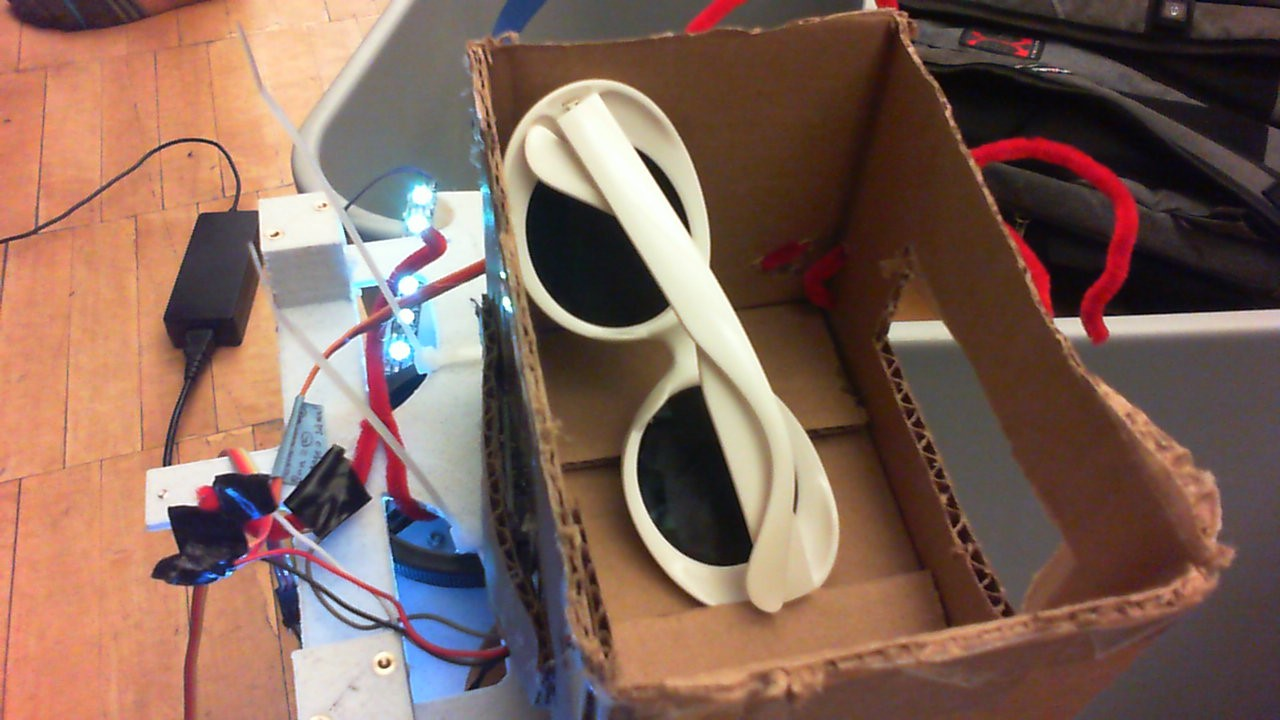
#> input picture calibration.jpg, 1280 x 720 px
$ python calibrate.py
#> lines starting #> are read from the running program, lines starting #| are printed output that depends on the picture
from __future__ import print_function
import cv2 as cv
import argparse
import json

max_value = 255
max_value_H = 360//2
low_H = 0
low_S = 0
low_V = 0
high_H = max_value_H
high_S = max_value
high_V = max_value
window_capture_name = 'Video Capture'
window_detection_name = 'Object Detection'
low_H_name = 'Low H'
low_S_name = 'Low S'
low_V_name = 'Low V'
high_H_name = 'High H'
high_S_name = 'High S'
high_V_name = 'High V'
left_x=0
right_x=1280
low_y=720
high_y=0
# [57 lines left out: functions on_low_H_thresh_trackbar, on_high_H_thresh_trackbar, on_low_S_thresh_trackbar, on_high_S_thresh_trackbar, on_low_V_thresh_trackbar, on_high_V_thresh_trackbar and 4 more, not called in this run]
cv.namedWindow(window_capture_name)
cv.namedWindow(window_detection_name)
cv.createTrackbar(low_H_name, window_detection_name , low_H, max_value_H, on_low_H_thresh_trackbar)
cv.createTrackbar(high_H_name, window_detection_name , high_H, max_value_H, on_high_H_thresh_trackbar)
cv.createTrackbar(low_S_name, window_detection_name , low_S, max_value, on_low_S_thresh_trackbar)
cv.createTrackbar(high_S_name, window_detection_name , high_S, max_value, on_high_S_thresh_trackbar)
cv.createTrackbar(low_V_name, window_detection_name , low_V, max_value, on_low_V_thresh_trackbar)
cv.createTrackbar(high_V_name, window_detection_name , high_V, max_value, on_high_V_thresh_trackbar)
cv.createTrackbar("Topmost Crop Boundary", window_capture_name, high_y, 720, on_high_y_trackbar)
cv.createTrackbar("Lower Crop Boundary", window_capture_name, low_y, 720, on_low_y_trackbar)
cv.createTrackbar("Leftmost Crop Boundary", window_capture_name, left_x, 1280, on_left_x_trackbar)
cv.createTrackbar("Rightmost Crop Boundary", window_capture_name, right_x, 1280, on_right_x_trackbar)
calibration={}
while True:

    frame=cv.imread("calibration.jpg")
#> frame is the input picture: shape (720, 1280, 3); mean B, G, R 89.4, 101, 129.6
    if frame is None:
        break
    frame_HSV = cv.cvtColor(frame, cv.COLOR_BGR2HSV)
#> frame_HSV: shape (720, 1280, 3); mean H, S, V 47.8, 97.5, 134.1
    frame_threshold = cv.inRange(frame_HSV, (low_H, low_S, low_V), (high_H, high_S, high_V))
#> frame_threshold: shape (720, 1280); every value is 255
    frame_inverted = 255 - frame_threshold
#> frame_inverted: shape (720, 1280); every value is 0

    cv.line(frame, (left_x,0), (left_x,720), (0,255,0))
    cv.line(frame, (right_x,0), (right_x,720), (0,255,0))
    cv.line(frame, (0,high_y), (1280,high_y), (0,255,0))
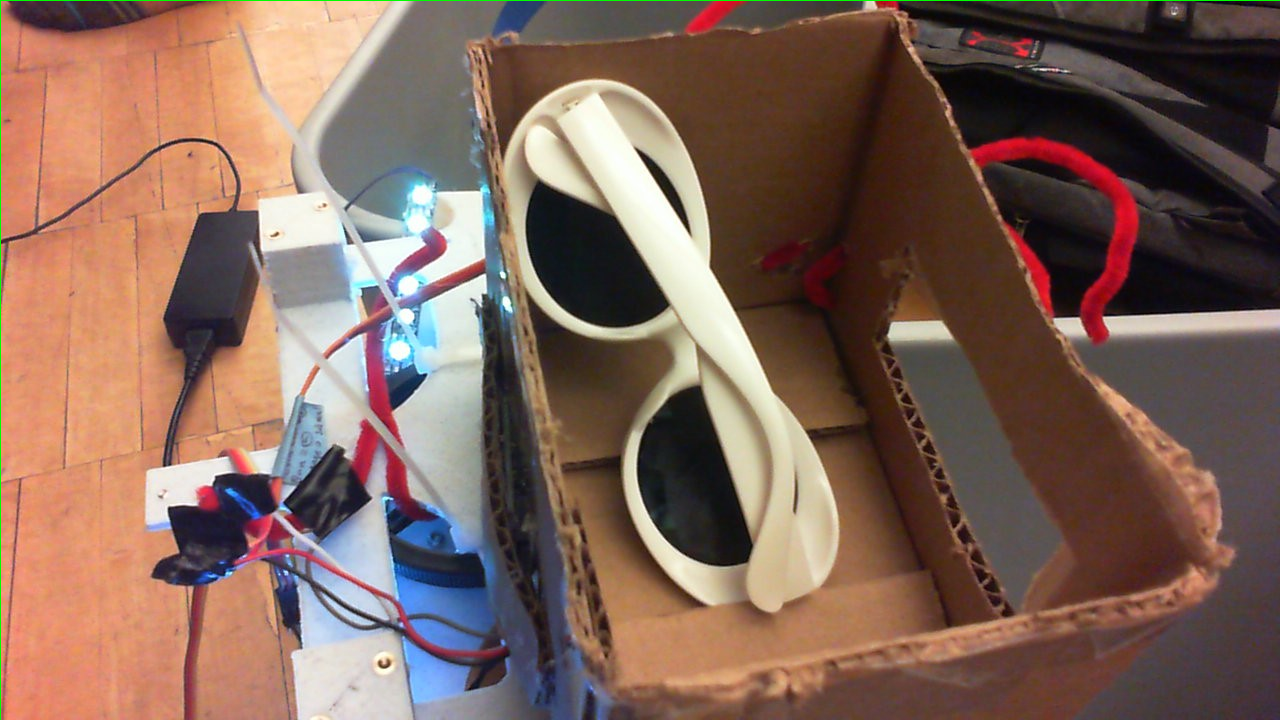
#> frame: shape (720, 1280, 3); mean B, G, R 89.2, 101.3, 129.3
    cv.line(frame, (0,low_y), (1280,low_y), (0,255,0))
    cv.imshow(window_capture_name, frame)

    cv.imshow(window_detection_name, frame_threshold)
    cv.imshow("Inverted", frame_inverted)

    key = cv.waitKey(30)
#> (key q is pressed here)
    if key == ord('q') or key == 27:
        with open('calibration.json', 'w') as outfile:
            calibration['h_high']=high_H
            calibration['h_low']=low_H
            calibration['s_high']=high_S
            calibration['s_low']=low_S
            calibration['v_high']=high_V
            calibration['v_low']=low_V
            calibration['x1']=left_x
            calibration['x2']=right_x
            calibration['y1']=low_y
            calibration['y2']=high_y

            json.dump(calibration, outfile)
        break

$ run again, with bread.jpg copied over calibration.jpg
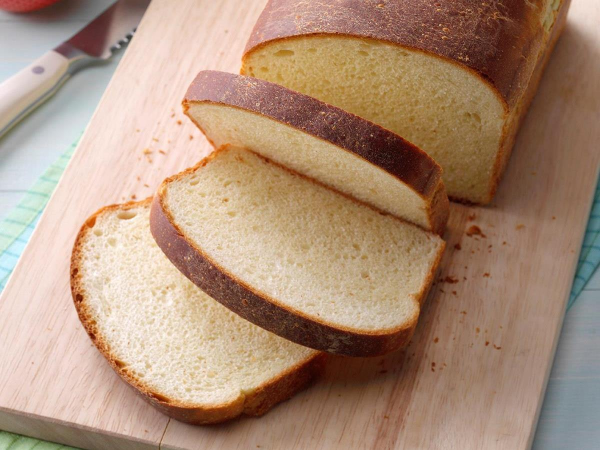
#> input picture bread.jpg, 1200 x 900 px (shown at 1/2 size)
#> frame is the input picture: shape (900, 1200, 3); mean B, G, R 120, 142.1, 171.7
#> frame_HSV: shape (900, 1200, 3); mean H, S, V 20.5, 91.9, 173.1
#> frame_threshold: shape (900, 1200); every value is 255
#> frame_inverted: shape (900, 1200); every value is 0
#> `cv.line(frame, (0,low_y), (1280,low_y), (0,255,0))`:
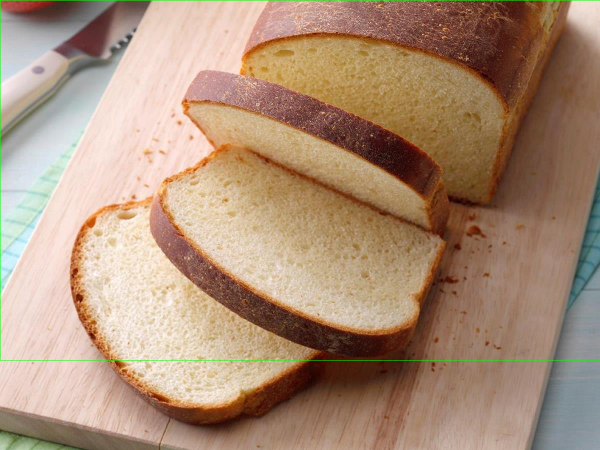
#> frame: shape (900, 1200, 3) (shown at 1/2 size); mean B, G, R 119.6, 142.4, 171.1
